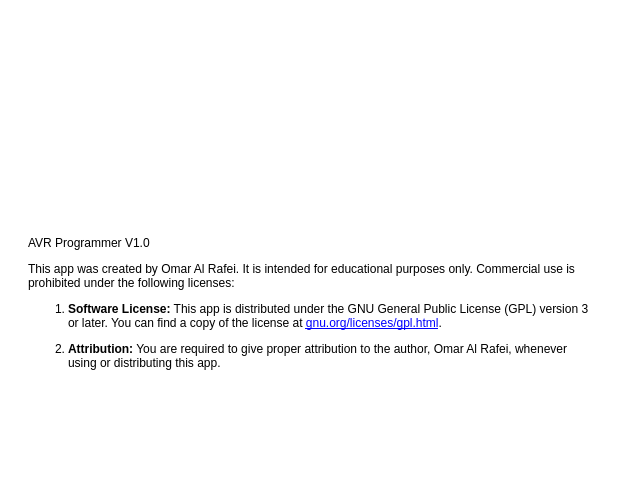
<?xml version="1.0" encoding="UTF-8"?>
<ui version="4.0">
 <class>Dialog</class>
 <widget class="QDialog" name="Dialog">
  <property name="geometry">
   <rect>
    <x>0</x>
    <y>0</y>
    <width>640</width>
    <height>480</height>
   </rect>
  </property>
  <property name="minimumSize">
   <size>
    <width>640</width>
    <height>480</height>
   </size>
  </property>
  <property name="maximumSize">
   <size>
    <width>640</width>
    <height>480</height>
   </size>
  </property>
  <property name="windowTitle">
   <string>About</string>
  </property>
  <property name="windowIcon">
   <iconset resource="../ICONS/rec.qrc">
    <normaloff>:/icons/AppLogo.png</normaloff>:/icons/AppLogo.png</iconset>
  </property>
  <property name="autoFillBackground">
   <bool>false</bool>
  </property>
  <property name="styleSheet">
   <string notr="true">background-color: rgb(255, 255, 255);</string>
  </property>
  <property name="sizeGripEnabled">
   <bool>false</bool>
  </property>
  <property name="modal">
   <bool>false</bool>
  </property>
  <widget class="QLabel" name="AVR_label">
   <property name="enabled">
    <bool>true</bool>
   </property>
   <property name="geometry">
    <rect>
     <x>20</x>
     <y>52</y>
     <width>285</width>
     <height>149</height>
    </rect>
   </property>
   <property name="styleSheet">
    <string notr="true"/>
   </property>
   <property name="text">
    <string/>
   </property>
   <property name="pixmap">
    <pixmap resource="../ICONS/rec.qrc">:/icons/ARC logo.png</pixmap>
   </property>
   <property name="scaledContents">
    <bool>true</bool>
   </property>
   <property name="alignment">
    <set>Qt::AlignCenter</set>
   </property>
   <property name="wordWrap">
    <bool>false</bool>
   </property>
   <property name="margin">
    <number>0</number>
   </property>
   <property name="indent">
    <number>0</number>
   </property>
   <property name="textInteractionFlags">
    <set>Qt::NoTextInteraction</set>
   </property>
  </widget>
  <widget class="QTextEdit" name="textEdit">
   <property name="geometry">
    <rect>
     <x>24</x>
     <y>232</y>
     <width>569</width>
     <height>237</height>
    </rect>
   </property>
   <property name="frameShape">
    <enum>QFrame::NoFrame</enum>
   </property>
   <property name="verticalScrollBarPolicy">
    <enum>Qt::ScrollBarAlwaysOff</enum>
   </property>
   <property name="horizontalScrollBarPolicy">
    <enum>Qt::ScrollBarAlwaysOff</enum>
   </property>
   <property name="readOnly">
    <bool>true</bool>
   </property>
   <property name="html">
    <string>&lt;!DOCTYPE HTML PUBLIC &quot;-//W3C//DTD HTML 4.0//EN&quot; &quot;http://www.w3.org/TR/REC-html40/strict.dtd&quot;&gt;
&lt;html&gt;&lt;head&gt;&lt;meta name=&quot;qrichtext&quot; content=&quot;1&quot; /&gt;&lt;meta charset=&quot;utf-8&quot; /&gt;&lt;style type=&quot;text/css&quot;&gt;
p, li { white-space: pre-wrap; }
hr { height: 1px; border-width: 0; }
li.unchecked::marker { content: &quot;\2610&quot;; }
li.checked::marker { content: &quot;\2612&quot;; }
&lt;/style&gt;&lt;/head&gt;&lt;body style=&quot; font-family:'Segoe UI'; font-size:9pt; font-weight:400; font-style:normal;&quot;&gt;
&lt;p style=&quot; margin-top:12px; margin-bottom:12px; margin-left:0px; margin-right:0px; -qt-block-indent:0; text-indent:0px;&quot;&gt;AVR Programmer V1.0&lt;/p&gt;
&lt;p style=&quot; margin-top:12px; margin-bottom:12px; margin-left:0px; margin-right:0px; -qt-block-indent:0; text-indent:0px;&quot;&gt;This app was created by Omar Al Rafei. It is intended for educational purposes only. Commercial use is prohibited under the following licenses:&lt;/p&gt;
&lt;ol style=&quot;margin-top: 0px; margin-bottom: 0px; margin-left: 0px; margin-right: 0px; -qt-list-indent: 1;&quot;&gt;
&lt;li style=&quot; margin-top:12px; margin-bottom:12px; margin-left:0px; margin-right:0px; -qt-block-indent:0; text-indent:0px;&quot;&gt;&lt;span style=&quot; font-weight:700;&quot;&gt;Software License:&lt;/span&gt; This app is distributed under the GNU General Public License (GPL) version 3 or later. You can find a copy of the license at &lt;a href=&quot;https://www.gnu.org/licenses/gpl.html&quot;&gt;&lt;span style=&quot; text-decoration: underline; color:#0000ff;&quot;&gt;gnu.org/licenses/gpl.html&lt;/span&gt;&lt;/a&gt;.&lt;/li&gt;
&lt;li style=&quot; margin-top:12px; margin-bottom:12px; margin-left:0px; margin-right:0px; -qt-block-indent:0; text-indent:0px;&quot;&gt;&lt;span style=&quot; font-weight:700;&quot;&gt;Attribution:&lt;/span&gt; You are required to give proper attribution to the author, Omar Al Rafei, whenever using or distributing this app.&lt;/li&gt;&lt;/ol&gt;&lt;/body&gt;&lt;/html&gt;</string>
   </property>
  </widget>
 </widget>
 <resources>
  <include location="../ICONS/rec.qrc"/>
 </resources>
 <connections/>
</ui>
